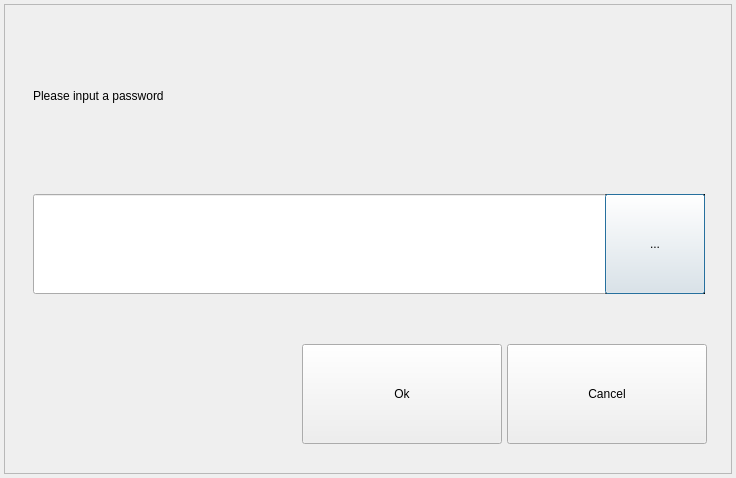
<?xml version="1.0" encoding="UTF-8"?>
<ui version="4.0">
 <class>LoginDialog</class>
 <widget class="QDialog" name="LoginDialog">
  <property name="geometry">
   <rect>
    <x>0</x>
    <y>0</y>
    <width>736</width>
    <height>478</height>
   </rect>
  </property>
  <property name="windowTitle">
   <string>LOG-IN</string>
  </property>
  <widget class="QLabel" name="labelPassword">
   <property name="geometry">
    <rect>
     <x>33</x>
     <y>15</y>
     <width>672</width>
     <height>161</height>
    </rect>
   </property>
   <property name="sizePolicy">
    <sizepolicy hsizetype="Maximum" vsizetype="Maximum">
     <horstretch>0</horstretch>
     <verstretch>0</verstretch>
    </sizepolicy>
   </property>
   <property name="minimumSize">
    <size>
     <width>382</width>
     <height>100</height>
    </size>
   </property>
   <property name="frameShape">
    <enum>QFrame::NoFrame</enum>
   </property>
   <property name="text">
    <string>Please input a password</string>
   </property>
  </widget>
  <widget class="QFrame" name="frame">
   <property name="geometry">
    <rect>
     <x>4</x>
     <y>4</y>
     <width>728</width>
     <height>470</height>
    </rect>
   </property>
   <property name="frameShape">
    <enum>QFrame::StyledPanel</enum>
   </property>
   <property name="frameShadow">
    <enum>QFrame::Raised</enum>
   </property>
   <widget class="QLineEdit" name="lineEditPassword">
    <property name="enabled">
     <bool>true</bool>
    </property>
    <property name="geometry">
     <rect>
      <x>29</x>
      <y>190</y>
      <width>574</width>
      <height>100</height>
     </rect>
    </property>
    <property name="minimumSize">
     <size>
      <width>188</width>
      <height>100</height>
     </size>
    </property>
    <property name="maximumSize">
     <size>
      <width>16777215</width>
      <height>100</height>
     </size>
    </property>
    <property name="contextMenuPolicy">
     <enum>Qt::NoContextMenu</enum>
    </property>
    <property name="echoMode">
     <enum>QLineEdit::Password</enum>
    </property>
    <property name="readOnly">
     <bool>false</bool>
    </property>
   </widget>
   <widget class="QPushButton" name="buttonEdit">
    <property name="geometry">
     <rect>
      <x>601</x>
      <y>190</y>
      <width>100</width>
      <height>100</height>
     </rect>
    </property>
    <property name="minimumSize">
     <size>
      <width>100</width>
      <height>100</height>
     </size>
    </property>
    <property name="maximumSize">
     <size>
      <width>100</width>
      <height>100</height>
     </size>
    </property>
    <property name="text">
     <string>...</string>
    </property>
   </widget>
   <widget class="QLabel" name="label">
    <property name="geometry">
     <rect>
      <x>601</x>
      <y>190</y>
      <width>100</width>
      <height>100</height>
     </rect>
    </property>
    <property name="frameShape">
     <enum>QFrame::Box</enum>
    </property>
    <property name="text">
     <string/>
    </property>
   </widget>
   <widget class="QPushButton" name="buttonOk">
    <property name="geometry">
     <rect>
      <x>298</x>
      <y>340</y>
      <width>200</width>
      <height>100</height>
     </rect>
    </property>
    <property name="focusPolicy">
     <enum>Qt::NoFocus</enum>
    </property>
    <property name="text">
     <string>Ok</string>
    </property>
   </widget>
   <widget class="QPushButton" name="buttonCancel">
    <property name="geometry">
     <rect>
      <x>503</x>
      <y>340</y>
      <width>200</width>
      <height>100</height>
     </rect>
    </property>
    <property name="focusPolicy">
     <enum>Qt::NoFocus</enum>
    </property>
    <property name="text">
     <string>Cancel</string>
    </property>
   </widget>
   <zorder>label</zorder>
   <zorder>lineEditPassword</zorder>
   <zorder>buttonEdit</zorder>
   <zorder>buttonOk</zorder>
   <zorder>buttonCancel</zorder>
  </widget>
  <zorder>frame</zorder>
  <zorder>labelPassword</zorder>
 </widget>
 <layoutdefault spacing="6" margin="11"/>
 <resources/>
 <connections/>
</ui>
